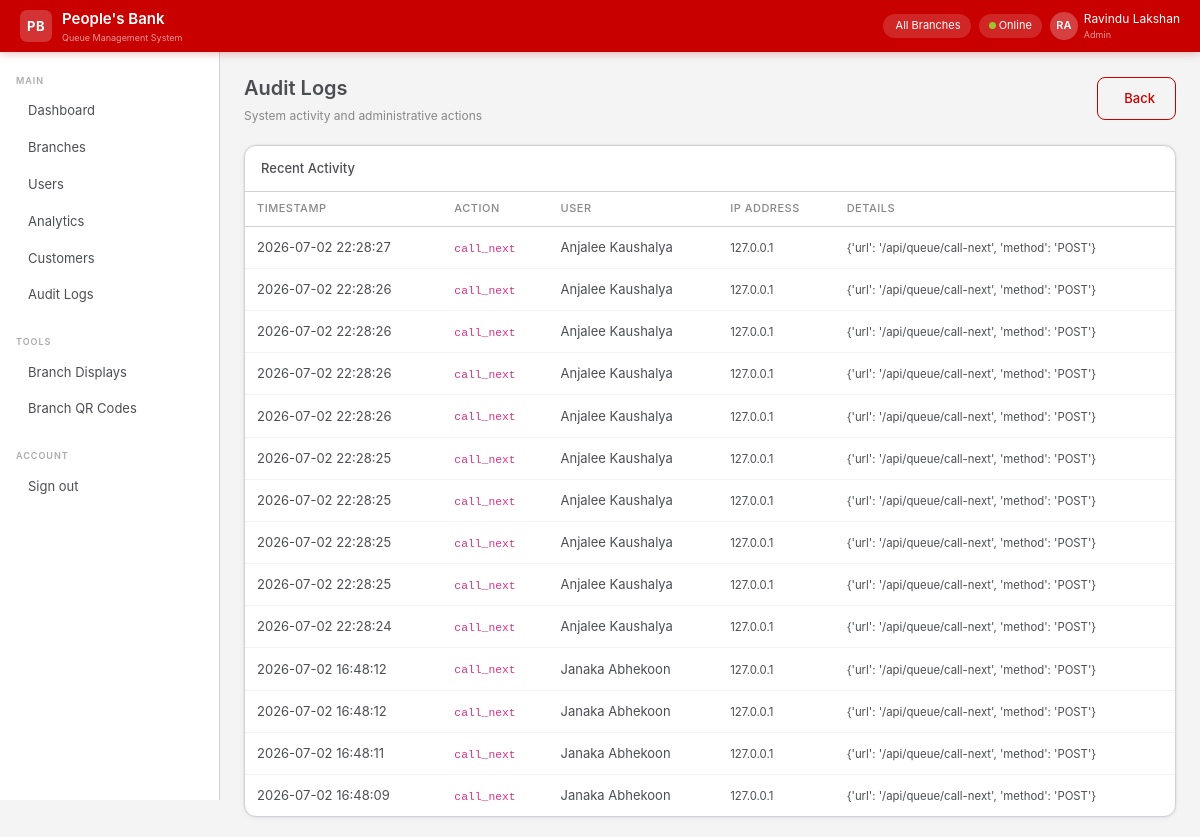
Page /admin/audit-logs (signed in) on the earlier database version.
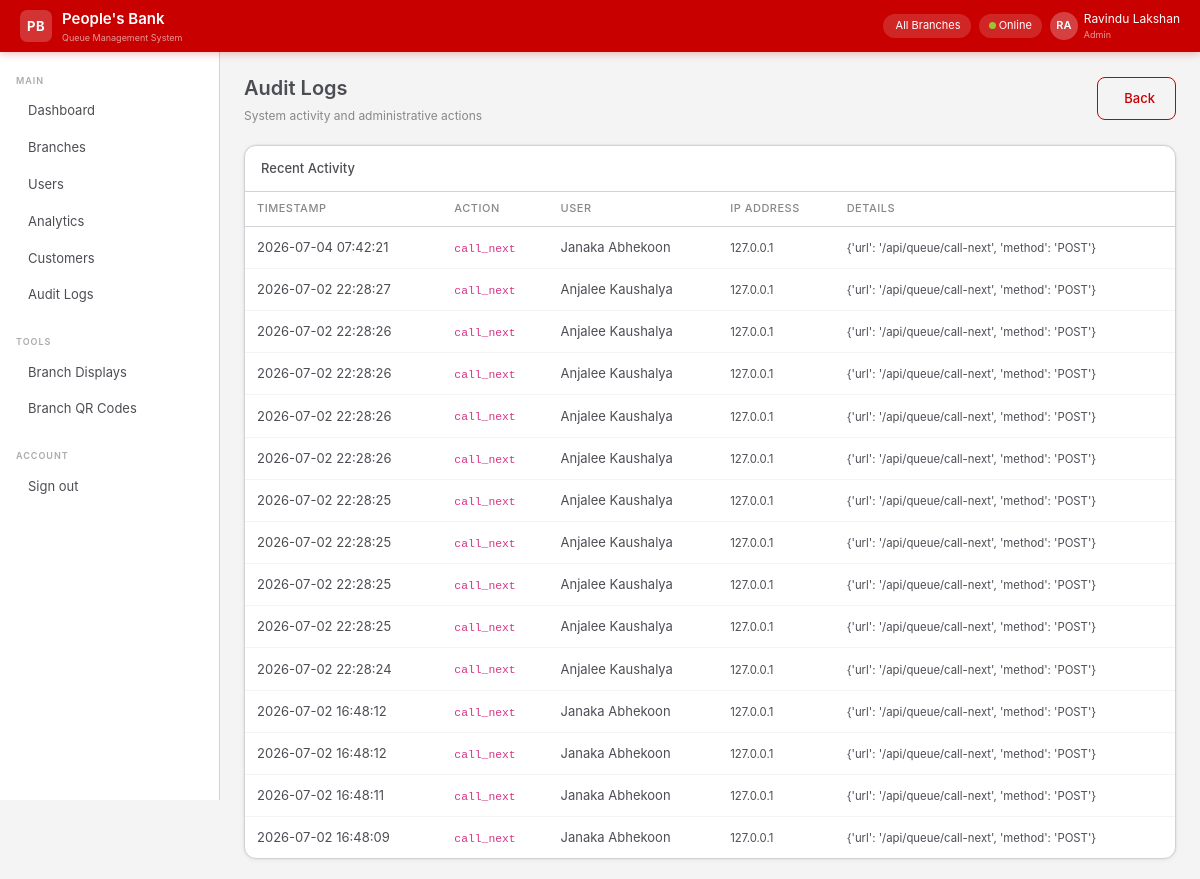
Same page on the later database version.
### app/models/audit_log.py (models this page shows)
class AuditLog(db.Model):
    __tablename__ = "audit_logs"
    id         = db.Column(db.Integer, primary_key=True)
    user_id    = db.Column(db.Integer, db.ForeignKey("users.id"))
    token_id   = db.Column(db.Integer, db.ForeignKey("queue_tokens.id"))
    action     = db.Column(db.String(80), nullable=False)
    payload    = db.Column(db.JSON)
    ip_address = db.Column(db.String(45))
    created_at = db.Column(db.DateTime, default=lambda: datetime.now(timezone.utc))
    user  = db.relationship("User", back_populates="audit_logs")
    token = db.relationship("QueueToken", back_populates="audit_logs")

### app/models/user.py (models this page shows, shortened)
class User(UserMixin, db.Model):
    __tablename__ = "users"
    id            = db.Column(db.Integer, primary_key=True)
    branch_id     = db.Column(db.Integer, db.ForeignKey("branches.id"), nullable=True)
    employee_id   = db.Column(db.String(20), unique=True, nullable=False)
    full_name     = db.Column(db.String(120), nullable=False)
    email         = db.Column(db.String(120), unique=True, nullable=False)
    password_hash = db.Column(db.String(256), nullable=False)
    role          = db.Column(db.Enum(UserRole), nullable=False)
    is_active     = db.Column(db.Boolean, default=True)
    last_login    = db.Column(db.DateTime)
    created_at    = db.Column(db.DateTime, default=lambda: datetime.now(timezone.utc))
    branch        = db.relationship("Branch", back_populates="users")
    tokens_served = db.relationship("QueueToken", back_populates="served_by_officer",
                                    foreign_keys="QueueToken.served_by", lazy="dynamic")
    audit_logs    = db.relationship("AuditLog", back_populates="user", lazy="dynamic")

### app/views/admin_view.py (the view)
@admin_view_bp.route("/audit-logs")
@login_required
@require_role(UserRole.ADMIN)
def audit_logs_view():
    page = request.args.get("page", 1, type=int)
    logs = AuditLog.query.order_by(AuditLog.created_at.desc()).paginate(page=page, per_page=50)
    return render_template("admin/audit_logs.html", logs=logs)

### app/extensions.py (called while the page is built)
@login_manager.user_loader
def load_user(user_id):
    from app.models import User
    return User.query.get(int(user_id))

### app/templates/admin/audit_logs.html (shortened to what this page needs)
{% extends "base.html" %}
{% block content %}
<div class="pb-page-header">
  <div>
    <div class="pb-page-title">Audit Logs</div>
    <div class="pb-page-sub">System activity and administrative actions</div>
  </div>
  <a href="/admin/dashboard" class="btn-pb-outline"> Back</a>
</div>
<div class="pb-card">
  <div class="pb-card-header">
    <div class="pb-card-title">Recent Activity</div>
  </div>
  <table class="pb-table">
    <thead>
      <tr>
        <th>Timestamp</th>
        <th>Action</th>
        <th>User</th>
        <th>IP Address</th>
        <th>Details</th>
      </tr>
    </thead>
    <tbody>
      {% for log in logs.items %}
      <tr>
        <td>{{ log.created_at.strftime('%Y-%m-%d %H:%M:%S') }}</td>
        <td><code>{{ log.action }}</code></td>
        <td>{{ log.user.full_name if log.user else 'System' }}</td>
        <td><small>{{ log.ip_address }}</small></td>
        <td><small>{{ log.payload or '-' }}</small></td>
      </tr>
      {% endfor %}
    </tbody>
  </table>
</div>
{% endblock %}

Differences in the rows shown:
added AuditLog: created_at "2026-07-04 07:42:21", action "call_next", user "Janaka Abhekoon", ip_address "127.0.0.1", payload "{'url': '/api/queue/call-next', 'method': 'POST'}"
